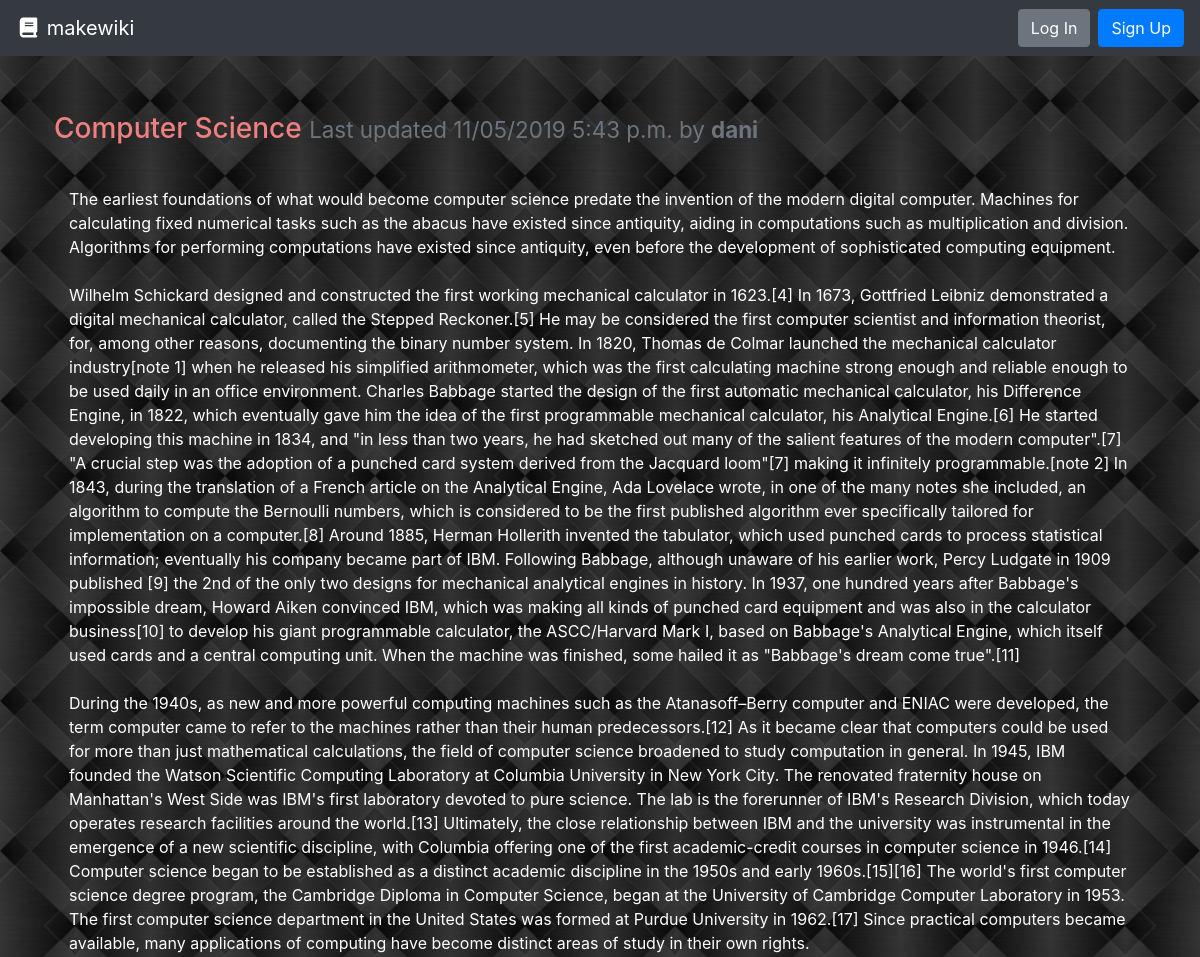
Before: /computer-science/ (upper part) with the older database file.
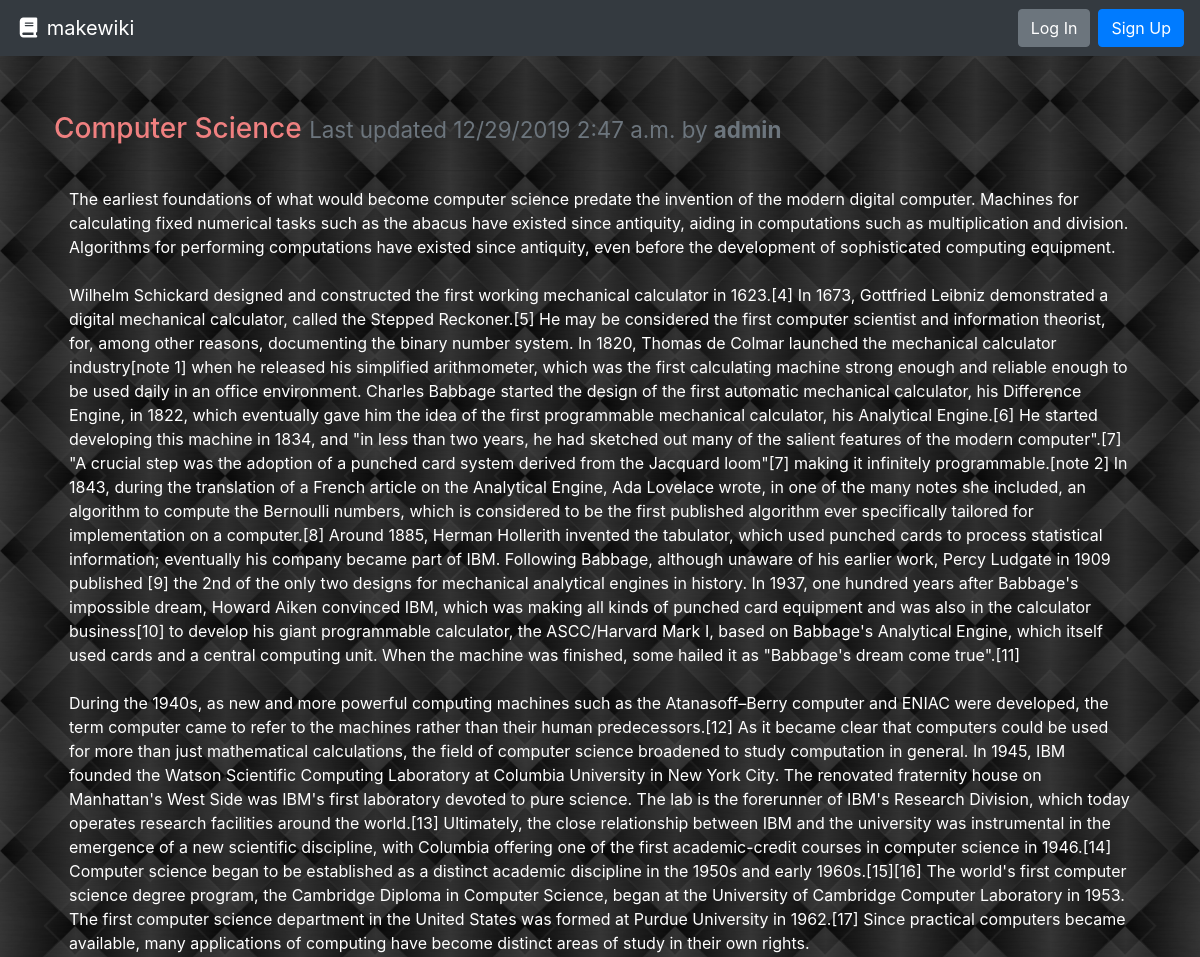
After: the same page with the newer database file.
### wiki/models.py (models this page shows, shortened)
class Page(models.Model):
    objects = models.Manager()
    slug = models.CharField(max_length=settings.WIKI_PAGE_TITLE_MAX_LENGTH, blank=True, editable=False, help_text="Unique URL path to access this page. Generated by the system.")
    created = models.DateTimeField(auto_now_add=True, help_text="The date and time this page was created. Automatically generated when the model saves.")
    modified = models.DateTimeField(auto_now=True, help_text="The date and time this page was updated. Automatically generated when the model updates.")
    title = models.CharField(max_length=settings.WIKI_PAGE_TITLE_MAX_LENGTH, unique=True, help_text="Title of your page.")
    author = models.ForeignKey(User, on_delete=models.PROTECT, help_text="The user that posted this article.")
    content = models.TextField(help_text="Write the content of your page here.")

### wiki/views.py (the view)
# urls.py: path('<str:slug>/', PageDetailView.as_view(), name='wiki-details-page'),
class PageDetailView(DetailView):
    model = Page
    template_name = 'wiki/page.html'

### wiki/templates/wiki/page.html (shortened to what this page needs)
{% extends "base.html" %}
{% block content %}
  <div class="row">
    <div class="col m-4">
        <div class="row">
            <h3>
                {{ page.title }}
                <small class="text-muted">Last updated {{ page.modified|date:"SHORT_DATETIME_FORMAT" }} by <b>{{ page.author.username }}</b></small>
            </h3>
        </div>
        <hr>
        <p>{{ page.content|linebreaksbr }}</p>
    </div>
  </div>
{% endblock %}

Changed rows visible on the page:
changed Page "Computer Science": modified "11/05/2019 5:43 p.m." → "12/29/2019 2:47 a.m."; author.username "dani" → "admin"
